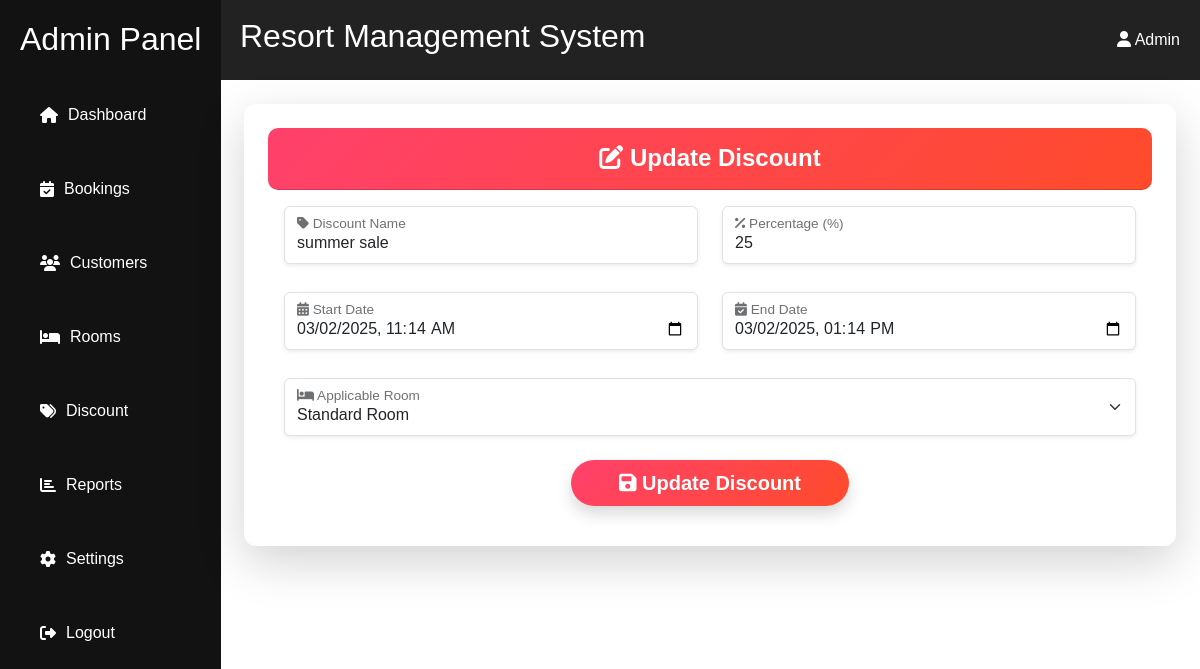
The app's page /admin/discount/edit.php?id=2, older data.
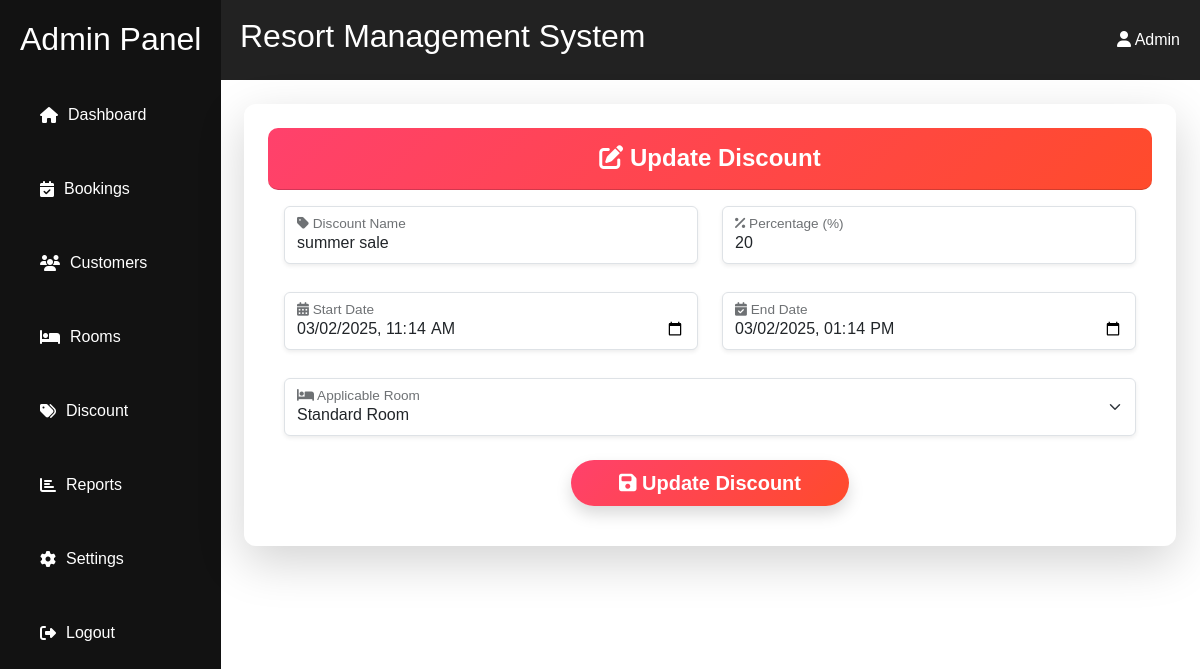
The same page, newer data.
### tables this page shows
CREATE TABLE IF NOT EXISTS `discount` (
  `discount_id` int(11) NOT NULL AUTO_INCREMENT,
  `discount_name` varchar(50) NOT NULL,
  `discount_percentage` int(11) NOT NULL,
  `discount_start` datetime NOT NULL,
  `discount_end` datetime NOT NULL,
  `discount_status` enum('activate','deactivate') NOT NULL,
  `applicable_room` enum('premium','deluxe','standard') NOT NULL,
  `created_at` datetime NOT NULL DEFAULT current_timestamp(),
  `updated_at` datetime NOT NULL DEFAULT current_timestamp(),
  PRIMARY KEY (`discount_id`)
);

### admin/discount/edit.php (the view, shortened to what this page needs)
<?php
include('../../resources/database/config.php');
$discount_id = $_GET['id'];
$sql = "SELECT * FROM discount WHERE discount_id = ?";
$stmt = mysqli_prepare($conn, $sql);
mysqli_stmt_bind_param($stmt, "i", $discount_id);
mysqli_stmt_execute($stmt);
$result = mysqli_stmt_get_result($stmt);
$row = mysqli_fetch_assoc($result);
?>
<div class="content p-4">
    <div class="card border-0 shadow-lg p-4" style="background: rgba(255, 255, 255, 0.1); backdrop-filter: blur(10px); border-radius: 12px;">
        <div class="card-header text-white text-center p-3" style="background: linear-gradient(135deg, #ff416c, #ff4b2b); border-radius: 10px;">
            <h4 class="mb-0 fw-bold"><i class="fas fa-edit"></i> Update Discount</h4>
        </div>
        <div class="card-body">
            <form action="update.php" method="POST">
                <div class="row g-4">
                    <div class="col-md-6">
                        <div class="form-floating">
                            <input type="text" class="form-control shadow-sm" name="discount_name" value="<?= htmlspecialchars($row['discount_name']) ?>" required>
                            <label><i class="fas fa-tag"></i> Discount Name</label>
                        </div>
                    </div>
                    <div class="col-md-6">
                        <div class="form-floating">
                            <input type="number" class="form-control shadow-sm" name="percentage" min="1" max="100" value="<?= $row['discount_percentage'] ?>" required>
                            <label><i class="fas fa-percent"></i> Percentage (%)</label>
                        </div>
                    </div>
                </div>
                <div class="row g-4 mt-1">
                    <div class="col-md-6">
                        <div class="form-floating">
                            <input type="datetime-local" class="form-control shadow-sm" name="start_date"
                                   value="<?= date('Y-m-d\TH:i', strtotime($row['discount_start'])) ?>" required>
                            <label><i class="fas fa-calendar-alt"></i> Start Date</label>
                        </div>
                    </div>
                    <div class="col-md-6">
                        <div class="form-floating">
                            <input type="datetime-local" class="form-control shadow-sm" name="end_date"
                                   value="<?= date('Y-m-d\TH:i', strtotime($row['discount_end'])) ?>" required>
                            <label><i class="fas fa-calendar-check"></i> End Date</label>
                        </div>
                    </div>
                </div>
                <div class="row g-4 mt-1">
                    <div class="col-md-12">
                        <div class="form-floating">
                            <select class="form-select shadow-sm" name="applicable_room" required>
                                <option value="standard" <?= ($row['applicable_room'] == 'standard') ? 'selected' : '' ?>>Standard Room</option>
                            </select>
                            <label><i class="fas fa-bed"></i> Applicable Room</label>
                        </div>
                    </div>
                </div>
                <div class="text-center mt-4">
                    <button type="submit" name="update" class="btn btn-lg btn-gradient shadow fw-bold px-5 py-2" value="<?php echo $discount_id ?>">
                        <i class="fas fa-save"></i> Update Discount
                    </button>
                </div>
            </form>
        </div>
    </div>
</div>

Row changes from the older to the newer data that the page shows:
changed discount "summer sale": percentage "25" → "20"
